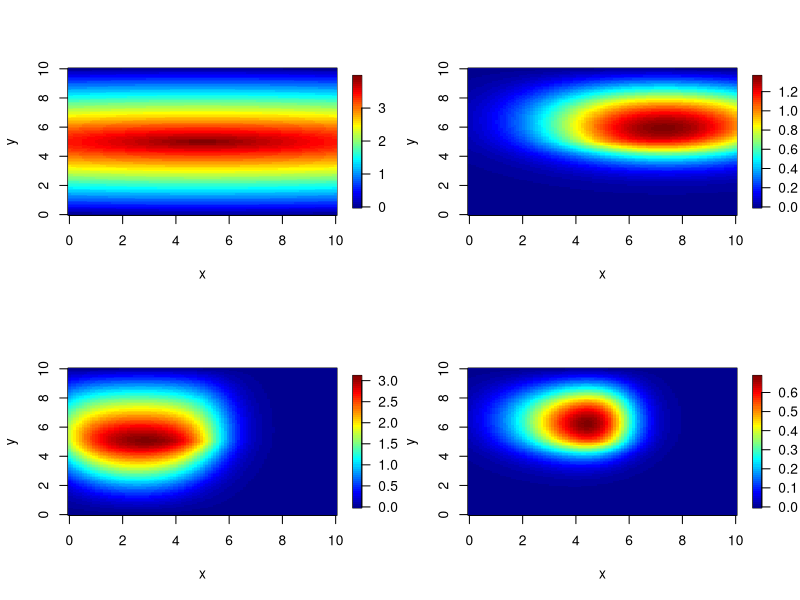
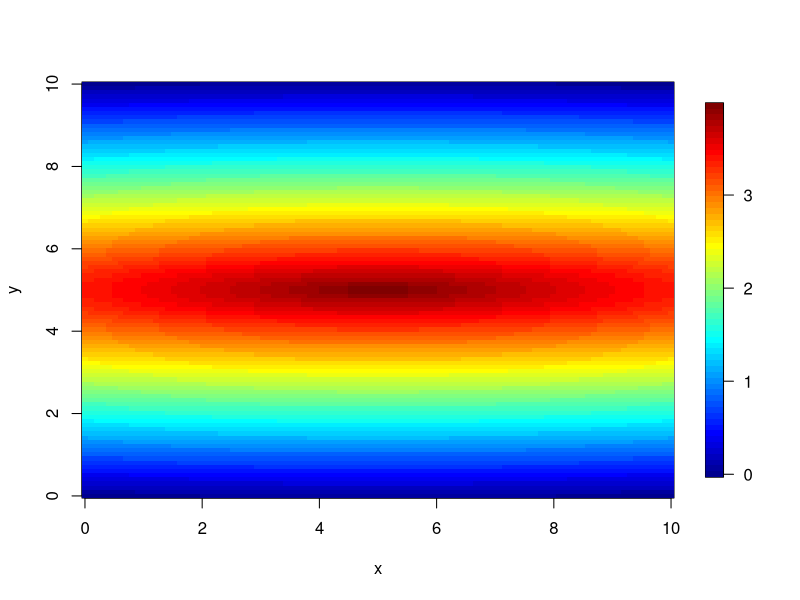
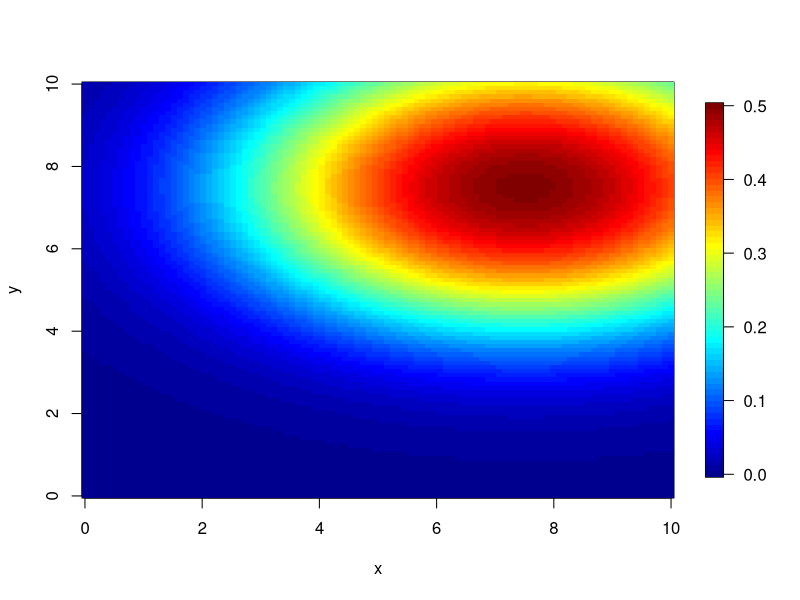
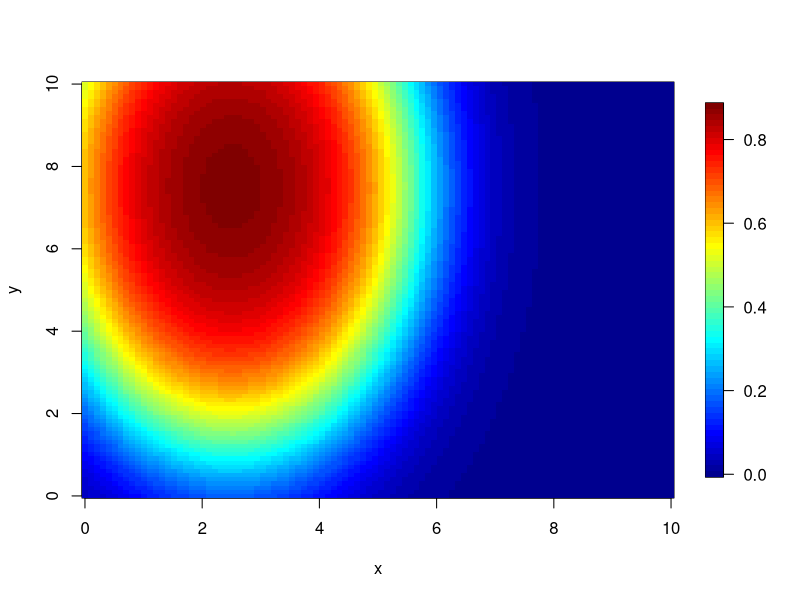
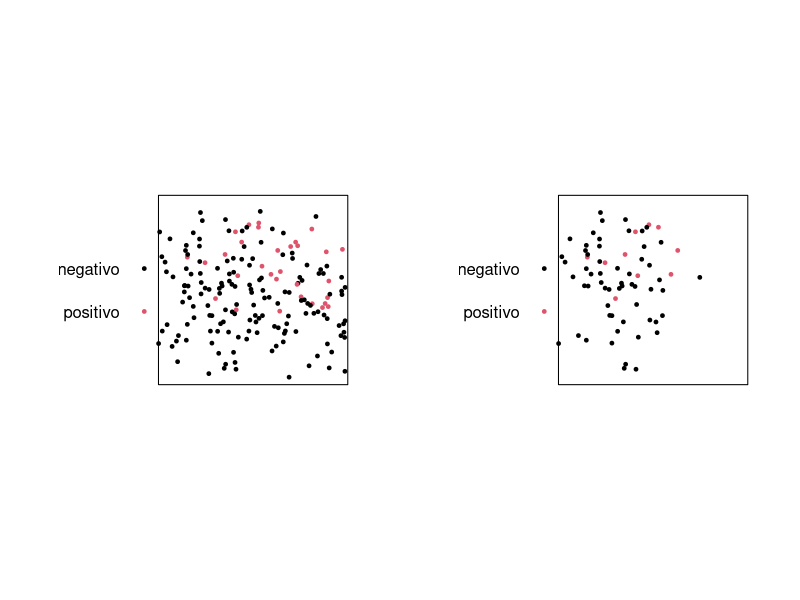
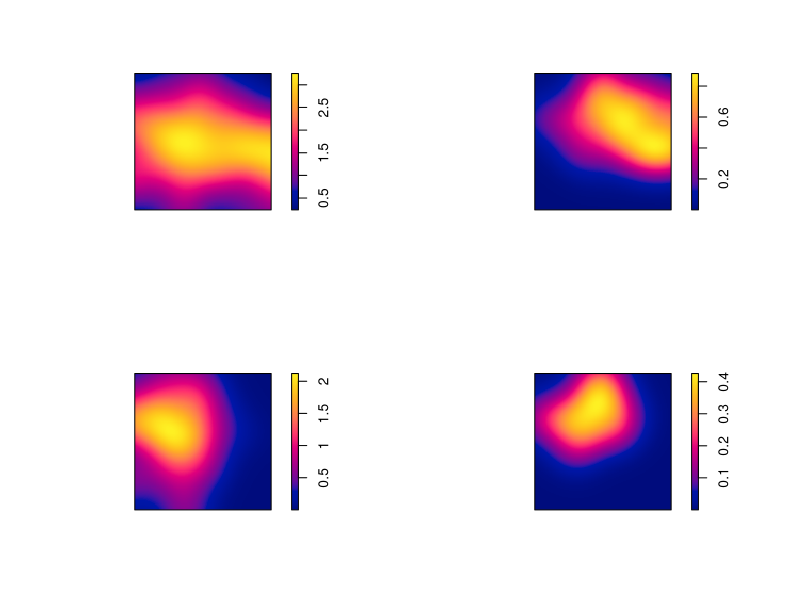
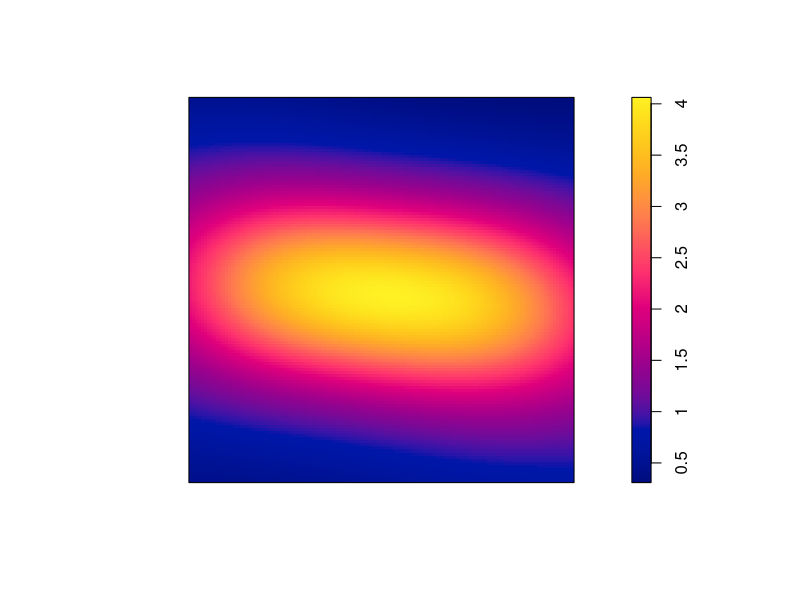
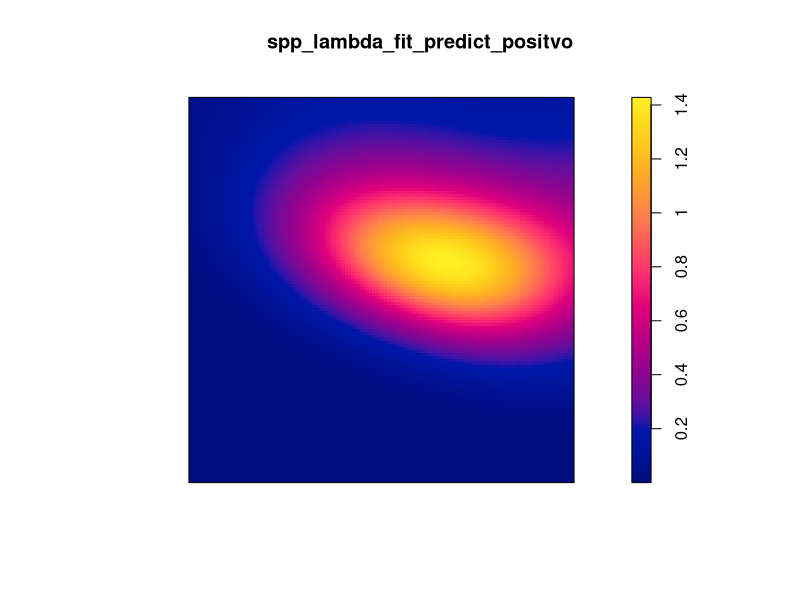

These figures' R source, in order:
library(spatstat)
library(fields)
library(mgcv)
library(psych)
library(pracma)
library(splines)
#=#=#=#=#=#=#=#=#=#=#=#=#=#=#=#=#=#=#=#=#=#=#=#=#=#=#=#=#=#=#=#=#=#=#=#
#=#=# Densidad poblacional heterogénea, riesgo espacial variable, muestreo aleatorio no homogeneo
h_lambda <- 5
k_lambda <- 5
a_lambda <- 1/4
b_lambda <- 10
c_lambda <- 4
h_theta <- 7.5
k_theta <- 7.5
a_theta <- -1/16
b_theta <- -1/8
c_theta <- 0
h_pi <- 2.5
k_pi <- 7.5
a_pi <- -1/4
b_pi <- -1/16
c_pi <- 2

#=#=#=#=#=#=#=#=#=#=#=#=#=#=#=#=#=#=#=#=#=#=#=#=#=#=#=#=#=#=#=#=#=#=#=#

lambda_fun <- function(x,y){
  return(c_lambda-c_lambda*(a_lambda*(x-h_lambda)^2+b_lambda*(y-k_lambda)^2)^0.5/
                                     ((a_lambda*(h_lambda)^2+b_lambda*(k_lambda)^2)^0.5))}
theta_fun <- function(x,y){
  return(1/(1+exp(-(c_theta+a_theta* (x-h_theta)^2+b_theta*(y-k_theta)^2))))}
pi_fun <- function(x,y){
  return(1/(1+exp(-(c_pi+a_pi * (x-h_pi)^2+b_pi*(y-k_pi)^2))))}

#=#=#=#=#=#=#=#=#=#=#=#=#=#=#=#=#=#=#=#=#=#=#=#=#=#=#=#=#=#=#=#=#=#=#=#

lambda_theta_fun <- function(x,y){
  return( lambda_fun(x,y) * theta_fun(x,y))}
lambda_pi_fun <- function(x,y){
  return( lambda_fun(x,y) * pi_fun(x,y))}
lambda_theta_pi_fun <- function(x,y){
  return( lambda_fun(x,y) * theta_fun(x,y) * pi_fun(x,y))}

#=#=#=#=#=#=#=#=#=#=#=#=#=#=#=#=#=#=#=#=#=#=#=#=#=#=#=#=#=#=#=#=#=#=#=#

grid <- expand.grid(seq(0, 10, length.out = 100),
                    seq(0, 10, length.out = 100))

imagen_plot <- function(z) {
  fields::image.plot(seq(0, 10, length.out = 100),
                     seq(0, 10, length.out = 100),
                     matrix(z, 100, 100),
                     xlab = "x", ylab = "y", main = "")
}

#=#=#=#=#=#=#=#=#=#=#=#=#=#=#=#=#=#=#=#=#=#=#=#=#=#=#=#=#=#=#=#=#=#=#=#

x11()
par(mfrow = c(2, 2))
z <- lambda_fun(grid[,1],grid[,2])
imagen_plot(z)
z <- lambda_theta_fun(grid[,1],grid[,2])
imagen_plot(z)
z <- lambda_pi_fun(grid[,1],grid[,2])
imagen_plot(z)
z <- lambda_theta_pi_fun(grid[,1],grid[,2])
imagen_plot(z)
x11()
z <- lambda_fun(grid[,1],grid[,2])
imagen_plot(z)
x11()
z <- theta_fun(grid[,1],grid[,2])
imagen_plot(z)
x11()
z <- pi_fun(grid[,1],grid[,2])
imagen_plot(z)

#=#=#=#=#=#=#=#=#=#=#=#=#=#=#=#=#=#=#=#=#=#=#=#=#=#=#=#=#=#=#=#=#=#=#=#

set.seed(123)
win <- owin(xrange = c(0, 10), yrange = c(0, 10))
spp <- rpoispp(lambda = lambda_fun, win = win)
props <- theta_fun(spp$x,spp$y)
marks(spp) <- factor(sapply(props, function(x) rbinom(1, 1, x)),
                     labels = c("negativo","positivo"),levels = c(0,1))
props <- pi_fun(spp$x,spp$y)
spp_sample <- spp[sapply(props, function(x) rbinom(1, 1, x)) == 1]

#=#=#=#=#=#=#=#=#=#=#=#=#=#=#=#=#=#=#=#=#=#=#=#=#=#=#=#=#=#=#=#=#=#=#=#

x11()
par(mfrow = c(1, 2))
plot(spp, cols=c(1:2), pch = 19, cex=0.5, main="")
plot(spp_sample, cols=c(1:2), pch = 19, cex=0.5, main="")
x11()
par(mfrow = c(2, 2))
plot(density(spp), main = "")
plot(density(spp[spp$marks=="positivo"]), main = "")
plot(density(spp_sample), main = "")
plot(density(spp_sample[spp_sample$marks=="positivo"]), main = "")

#=#=#=#=#=#=#=#=#=#=#=#=#=#=#=#=#=#=#=#=#=#=#=#=#=#=#=#=#=#=#=#=#=#=#=#

#Número estimado de puntos
pracma::integral2(lambda_fun,xmin = 0,xmax=10,ymin = 0,ymax=10)$Q
#Número estimado de puntos marcados
pracma::integral2(lambda_theta_fun,xmin = 0,xmax=10,ymin = 0,ymax=10)$Q
#Número estimado de puntos en la muestra
pracma::integral2(lambda_pi_fun,xmin = 0,xmax=10,ymin = 0,ymax=10)$Q
#Número estimado de puntos marcados en la muestra
pracma::integral2(lambda_theta_pi_fun,xmin = 0,xmax=10,ymin = 0,ymax=10)$Q

#=#=#=#=#=#=#=#=#=#=#=#=#=#=#=#=#=#=#=#=#=#=#=#=#=#=#=#=#=#=#=#=#=#=#

n_pos <- pracma::integral2(lambda_theta_pi_fun,xmin = 0,xmax=10,ymin = 0,ymax=10)$Q
n_neg <- pracma::integral2(lambda_pi_fun,xmin = 0,xmax=10,ymin = 0,ymax=10)$Q -
         pracma::integral2(lambda_theta_pi_fun,xmin = 0,xmax=10,ymin = 0,ymax=10)$Q
N_pos <- pracma::integral2(lambda_theta_fun,xmin = 0,xmax=10,ymin = 0,ymax=10)$Q
N_neg <- pracma::integral2(lambda_fun,xmin = 0,xmax=10,ymin = 0,ymax=10)$Q-
         pracma::integral2(lambda_theta_fun,xmin = 0,xmax=10,ymin = 0,ymax=10)$Q
N_pos/ (N_pos + N_neg)
n_pos/ (n_pos + n_neg)
rho <- (n_pos*N_neg)/(N_pos*n_neg)
n_pos/ (n_pos + n_neg*rho)
rm(n_pos, n_neg, N_pos, N_neg)

#=#=#=#=#=#=#=#=#=#=#=#=#=#=#=#=#=#=#=#=#=#=#=#=#=#=#=#=#=#=#=#=#=#=#

N_1 <- sum(spp$marks=="positivo") 
N_0 <- sum(spp$marks=="negativo")
n_1 <- sum(spp_sample$marks=="positivo") 
n_0 <- sum(spp_sample$marks=="negativo")
N_1/ (N_1 + N_0)
n_1/ (n_1 + n_0)
rho <- (n_1*N_0)/(N_1*n_0)
alfa <- (n_1/n_0)*(1+N_0/N_1)

#=#=#=#=#=#=#=#=#=#=#=#=#=#=#=#=#=#=#=#=#=#=#=#=#=#=#=#=#=#=#=#=#=#=#

temporal <- marks(spp)
marks(spp) <- NULL
spp_lambda_fit <- ppm(spp ~ s(x,y,k=6), use.gam=TRUE)
summary(spp_lambda_fit)
spp_lambda_fit_predict <- predict(spp_lambda_fit)
x11()
plot(spp_lambda_fit_predict,xlab = "x", ylab = "y", zlab="", main = "")
marks(spp) <- temporal
rm(temporal)

#=#=#=#=#=#=#=#=#=#=#=#=#=#=#=#=#=#=#=#=#=#=#=#=#=#=#=#=#=#=#=#=#=#=#

spp_positvo <- spp[spp$marks=="positivo"]
spp_negativo <- spp[spp$marks=="negativo"]
marks(spp_positvo) <- NULL
marks(spp_negativo) <- NULL
spp_lambda_fit_positvo <- ppm(spp_positvo ~ s(x,y,k=6), use.gam=TRUE)
spp_lambda_fit_negativo <- ppm(spp_negativo ~ s(x,y,k=6), use.gam=TRUE)
spp_lambda_fit_predict_positvo <- predict(spp_lambda_fit_positvo)
spp_lambda_fit_predict_negativo <- predict(spp_lambda_fit_negativo)
risk_estimated <- spp_lambda_fit_predict_positvo/(spp_lambda_fit_predict_positvo +
                                                    spp_lambda_fit_predict_negativo)
plot(spp_lambda_fit_predict_positvo)
plot(spp_lambda_fit_predict_negativo)
plot(risk_estimated)

#=#=#=#=#=#=#=#=#=#=#=#=#=#=#=#=#=#=#=#=#=#=#=#=#=#=#=#=#=#=#=#=#=#=#

spp_sample_positvo <- spp_sample[spp_sample$marks=="positivo"]
spp_sample_negativo <- spp_sample[spp_sample$marks=="negativo"]
marks(spp_sample_positvo) <- NULL
marks(spp_sample_negativo) <- NULL
spp_lambda_fit_positvo <- ppm(spp_sample_positvo ~ s(x,y,k=6), use.gam=TRUE)
spp_lambda_fit_negativo <- ppm(spp_sample_negativo ~ s(x,y,k=6), use.gam=TRUE)
spp_lambda_fit_predict_positvo <- predict(spp_lambda_fit_positvo)
spp_lambda_fit_predict_negativo <- predict(spp_lambda_fit_negativo)
risk_estimated <- spp_lambda_fit_predict_positvo/(spp_lambda_fit_predict_positvo+
                                                    rho*spp_lambda_fit_predict_negativo)
x11()
plot(risk_estimated)

#=#=#=#=#=#=#=#=#=#=#=#=#=#=#=#=#=#=#=#=#=#=#=#=#=#=#=#=#=#=#=#=#=#=#

z_1 <-predict(spp_lambda_fit_positvo, locations=data.frame(x=grid[,1], y=grid[,2]))
z_0 <-predict(spp_lambda_fit_negativo, locations=data.frame(x=grid[,1], y=grid[,2]))
imagen_plot(z_1)
imagen_plot(z_0)
imagen_plot(z_1/(z_1+z_0))





#=#=#=#=#=#=#=#=#=#=#=#=#=#=#=#=#=#=#=#=#=#=#=#=#=#=#=#=#=#=#=#=#=#=#
#=#=#=#=#=#=#=#=#=#=#=#=#=#=#=#=#=#=#=#=#=#=#=#=#=#=#=#=#=#=#=#=#=#=#
#eEsto aún no correr
#=#=#=#=#=#=#=#=#=#=#=#=#=#=#=#=#=#=#=#=#=#=#=#=#=#=#=#=#=#=#=#=#=#=#
#=#=#=#=#=#=#=#=#=#=#=#=#=#=#=#=#=#=#=#=#=#=#=#=#=#=#=#=#=#=#=#=#=#=#
#spp_sample$marks <- factor(spp_sample$marks,levels(spp$marks)[c(2,1)])
theta_fit_gam <- mgcv::gam(marks~s(x,y,k=6), family = binomial(link="logit"), data=spp_sample)
summary(theta_fit_gam)
gam.check(theta_fit_gam)
plot(theta_fit_gam)
z <- psych::logistic(predict(theta_fit_gam, newdata=data.frame(x=grid[,1], y=grid[,2])))
x11()
imagen_plot(z)
select <- c()
for (i in 1:spp$n) {
  select <- rbind(select,sum((spp$x[i] == spp_sample$x) & (spp$y[i] == spp_sample$y)))
}
spp_selection <- as.data.frame(cbind(select,spp$x,spp$y))
names(spp_selection) <- c("select","x","y")
spp_selection$select <- factor(spp_selection$select)
spp_selection$select <- factor(spp_selection$select,labels = c("no","si"),levels = c(0,1))
pi_fit_gam <- mgcv::gam(select~s(x,y,bs="ad",k=7), family = binomial(link="logit"), data=spp_selection)
summary(pi_fit_gam)
gam.check(pi_fit_gam)
plot(pi_fit_gam)
z <- psych::logistic(predict(pi_fit_gam, newdata=data.frame(x=grid[,1], y=grid[,2])))
x11()
imagen_plot(z)
